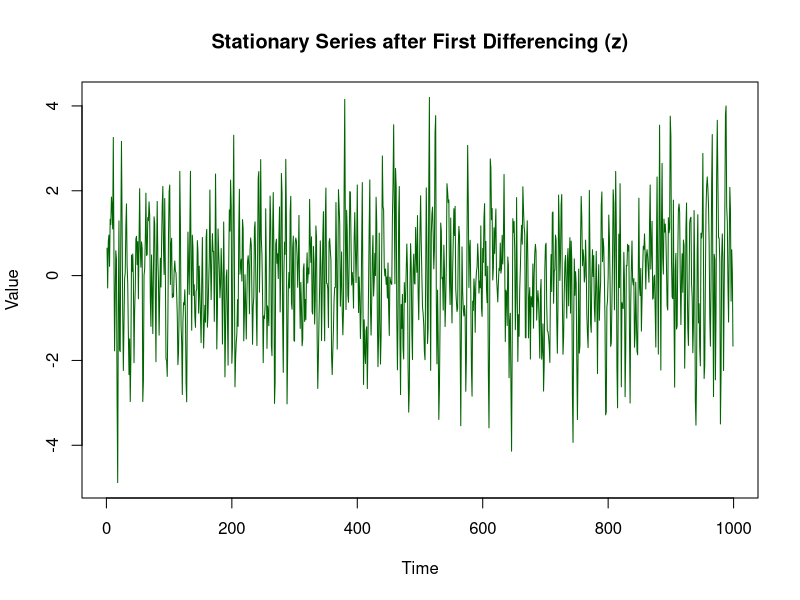

Write R code to recreate this figure.
# ==============================================================================
# Script: ARMA(2, 3) Parameter Estimation
# Objective: Estimate p+q=5 parameters from data that requires differencing 
#            to achieve stationarity.
# ==============================================================================

set.seed(42)

# 1. Generate Non-Stationary / Cumulative Dataset (Simulating given dataset)
N <- 1000
e <- rnorm(N, mean = 0, sd = 1) # i.i.d. standard Normal noise

# True underlying stationary ARMA(2,3) process (5 parameters: 2 AR + 3 MA)
x <- arima.sim(
  model = list(ar = c(0.5, -0.2), ma = c(0.4, -0.3, 0.1)),
  n = N,
  innov = e
)

# Suppose the provided dataset 'y' is non-stationary (e.g., cumulative sum)
y <- cumsum(x)

# ------------------------------------------------------------------------------
# 2. Check & Apply Differencing to Achieve Stationarity
# ------------------------------------------------------------------------------
# Difference the series to make it stationary
z <- diff(y)

# Visual check for stationarity
plot(z, type = "l", col = "darkgreen", 
     main = "Stationary Series after First Differencing (z)",
     xlab = "Time", ylab = "Value")

# ------------------------------------------------------------------------------
# 3. Parameter Estimation for ARMA(p=2, q=3)
# ------------------------------------------------------------------------------
p_order <- 2
q_order <- 3

# Fit the ARMA(2, 3) model on the differenced, stationary data
fitted_model <- arima(z, order = c(p_order, 0, q_order))

# ------------------------------------------------------------------------------
# 4. Display Results (Estimating the p + q = 5 parameters)
# ------------------------------------------------------------------------------
cat("\n================ ARMA(2,3) ESTIMATION RESULTS ================\n")
print(fitted_model)

# Extract individual parameter estimates
ar_coefs <- fitted_model$coef[paste0("ar", 1:p_order)]
ma_coefs <- fitted_model$coef[paste0("ma", 1:q_order)]

cat("\nEstimated AR Parameters (phi_1, phi_2)    :", round(ar_coefs, 4), "\n")
cat("Estimated MA Parameters (theta_1..theta_3):", round(ma_coefs, 4), "\n")
